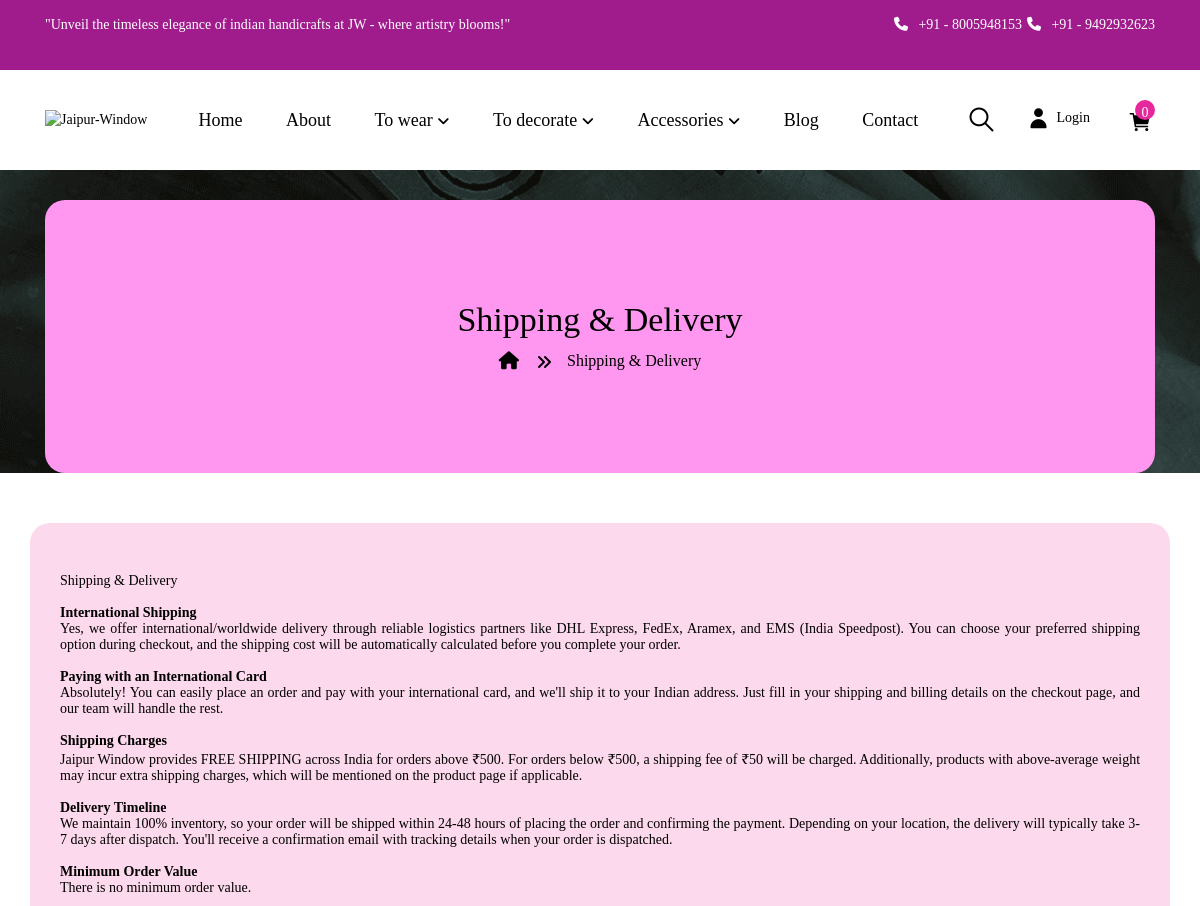
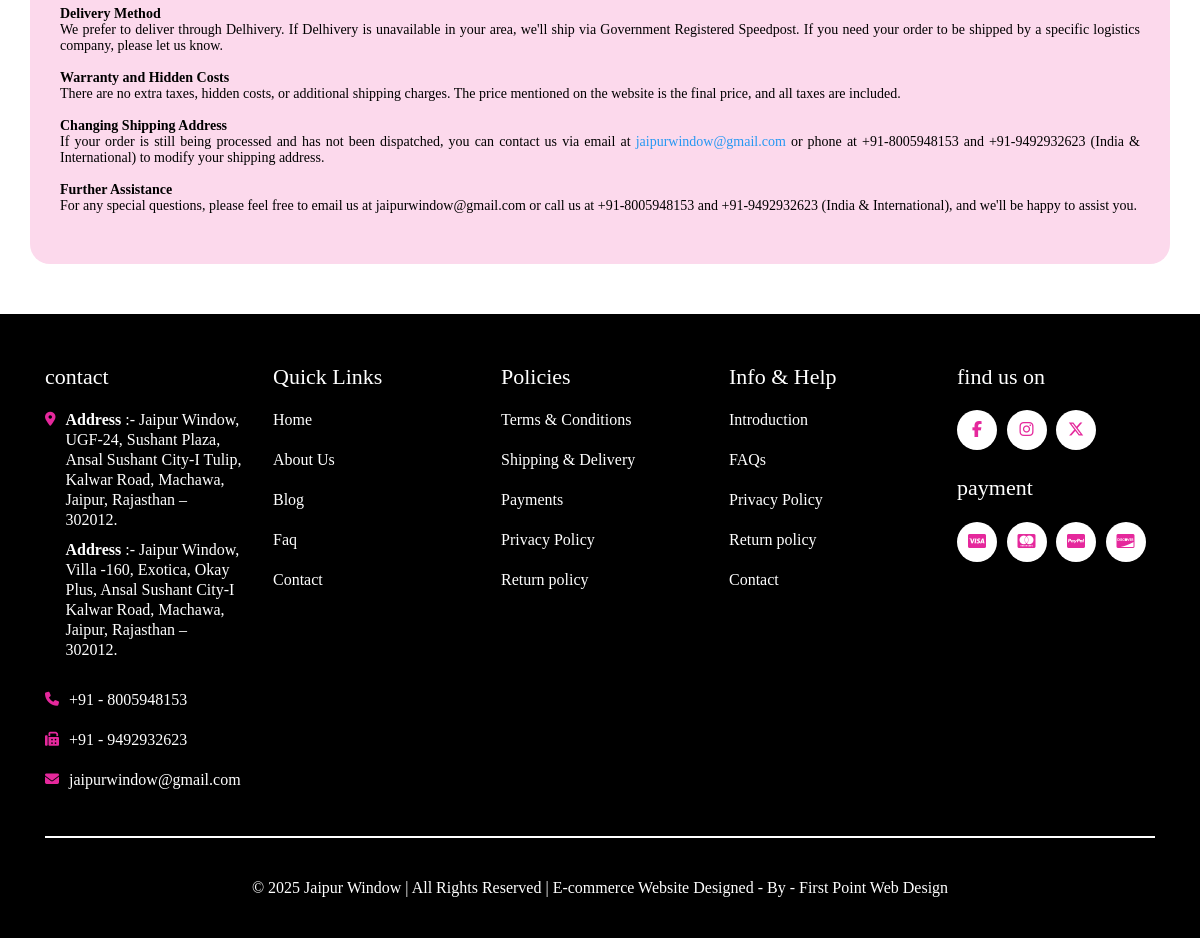
/shipping-delivery.php, run on the app's committed database (2 pictures, top to bottom).
### tables this page shows
CREATE TABLE `tbl_shipping_policy` (
  `id` int(11) NOT NULL,
  `heading` text NOT NULL,
  `content` text NOT NULL,
  `create_at` timestamp NOT NULL DEFAULT current_timestamp() ON UPDATE current_timestamp()
);

CREATE TABLE `tbl_contact` (
  `id` int(11) NOT NULL,
  `heading` text NOT NULL,
  `address` text NOT NULL,
  `phone_no_1` text NOT NULL,
  `phone_no_2` text NOT NULL,
  `email` text NOT NULL,
  `shop_time` text NOT NULL,
  `map_links` text NOT NULL,
  `create_at` timestamp NOT NULL DEFAULT current_timestamp()
);

### shipping-delivery.php (the view, shortened to what this page needs)
<?php
include('./admin/inc/config.php');
$statement = $pdo->prepare("SELECT * FROM tbl_shipping_policy WHERE id=1");
$statement->execute();
$result = $statement->fetchAll(PDO::FETCH_ASSOC);
foreach ($result as $row) {
	$heading = $row['heading'];
	$content = $row['content'];
}
?>
<!DOCTYPE HTML>
<html lang="en-US">
<head>
    <link rel="stylesheet" href="assets/css/bootstrap.min.css">
    <link rel="stylesheet" href="assets/css/owl.carousel.css" type="text/css" media="all" />
    <link rel="stylesheet" href="./assets/cdnjs.cloudflare.com/ajax/libs/font-awesome/6.1.1/css/all.min.css" />
    <link rel="stylesheet" href="assets/fonts/vipodha-font.css" type="text/css" media="all">
    <link rel="stylesheet" href="assets/css/style.css" type="text/css" media="all" />
    <link rel="stylesheet" href="assets/css/mycss.css" type="text/css" media="all" />
    <link rel="stylesheet" href="assets/css/common-page-style.css" type="text/css" media="all" />
    <link rel="stylesheet" href="assets/css/my-cart.css" type="text/css" media="all" />
    <link rel="stylesheet" href="assets/css/vipodha_megamenu.css">
    <link rel="stylesheet" href="https://cdnjs.cloudflare.com/ajax/libs/font-awesome/6.7.2/css/all.min.css" />
</head>
<body class="aboutpage" style="background-image: url(./assets/images/banners/banner-main.jpeg); background-repeat: no-repeat; width: 100%; height: auto;  background-attachment: fixed; background-position: center; overflow-x: hidden !important">
	<?php include('include/header.php'); ?>
	<section>
		<div class="breadcrumb-main">
			<div class="container">
				<div class="breadcrumb-container">
					<h2 class="page-title"><?= $heading; ?></h2>
					<ul class="breadcrumb">
						<li class="breadcrumb-item">
							<a href="index.php">
								<i class="fas fa-home"></i>
							</a>
						</li>
						<li class="breadcrumb-item">
							<a><?= $heading; ?></a>
						</li>
					</ul>
				</div>
			</div>
		</div>
	</section>
	<div class="privacy-section">
		<div class="container">
			<div class="row" style="background-color:  #fcd9ec; border-radius: 20px; padding: 10px 30px;">
				<div id="content" class="col-sm-12  all-blog">
					<div class="information-information">
						<?= $content;  ?>
					</div>
				</div>
			</div>
		</div>
	</div>
	<?php include('include/footer.php'); ?>
    <link href="./assets/cdnjs.cloudflare.com/ajax/libs/animate.css/3.7.2/animate.min.css" rel="stylesheet" />
</body>
</html>

### include/footer.php (shortened to what this page needs)
<footer>
    <div class="container">
        <div class="footer-top">
            <div class="row">
                <div class="col-md-3">
                    <div class="position-footer-left">
                        <h5 class="toggled title">
                            contact
                        </h5>
                        <ul class="list-unstyled">
                            <?php
                            $statement = $pdo->prepare("SELECT * FROM tbl_contact WHERE id=1");
                            $statement->execute();
                            $result = $statement->fetchAll(PDO::FETCH_ASSOC);
                            foreach ($result as $row) {
                                $address = $row['address'];
                                $phone_no_1 = $row['phone_no_1'];
                                $phone_no_2 = $row['phone_no_2'];
                                $email = $row['email'];
                            }
                            ?>
                            <li>
                                <div class="site">
                                    <div class="contact_title"><i class="fa-solid fa-location-dot"></i></div>
                                    <div class="contact_site"><?= $address; ?></div>
                                </div>
                            </li>
                            <li>
                                <div class="phone">
                                    <div class="contact_title"><i class="fa fa-phone"></i></div>
                                    <div class="contact_site"><a href="tel:+91<?= $phone_no_1; ?>" class="contact_site">+91 - <?= $phone_no_1; ?></a></div>
                                </div>
                            </li>
                            <li>
                                <div class="fax">
                                    <div class="contact_title"><i class="fa fa-fax"></i></div>
                                    <div class="contact_site"><a href="tel:+91<?= $phone_no_2; ?>" class="contact_site">+91 - <?= $phone_no_2; ?></a></div>
                                </div>
                            </li>
                            <li>
                                <div class="email">
                                    <div class="contact_title"><i class="fa fa-envelope"></i></div>
                                    <div class="contact_site"><a href="mailto:<?= $email; ?>"
                                            class="contact_site"><?= $email; ?></a></div>
                                </div>
                            </li>
                        </ul>
                    </div>
                </div>
                <div class="col-md-3">
                    <h5 class="toggled">Quick Links</h5>
                    <ul class="list-unstyled">
                        <li><a href="index.php">Home</a></li>
                        <li><a href="about.php">About Us</a></li>
                        <li><a href="blog.php">Blog</a></li>
                         <li><a href="faq.php">Faq </a></li>
                        <li><a href="contact.php">Contact</a></li>
                    </ul>
                </div>
                <div class="col-md-3">
                    <h5 class="toggled">Policies</h5>
                    <ul class="list-unstyled">
                        <li><a href="terms-conditions.php">Terms & Conditions</a></li>
                        <li><a href="shipping-delivery.php">Shipping & Delivery</a></li>
                        <li><a href="payment-info.php">Payments</a></li>
                        <li><a href="privacy-policy.php">Privacy Policy</a></li>
                        <li><a href="return-policy.php">Return policy</a></li>
                    </ul>
                </div>
                <div class="col-md-3">
                    <h5 class="toggled">Info & Help</h5>
                    <ul class="list-unstyled">
                        <li><a href="about.php">Introduction</a></li>
                        <li><a href="index.php#faq">FAQs</a></li>
                        <li><a href="privacy-policy.php">Privacy Policy</a></li>
                        <li><a href="return-policy.php">Return policy</a></li>
                        <li><a href="contact.php">Contact</a></li>
                    </ul>
                </div>
                <div class="col-md-3">
                    <div class="position-footer-right">
                        <div class="follow-link">
                            <h4>find us on</h4>
                            <div class="social-media">
                                <a href=" https://www.facebook.com/JaipurWindow" target="_blank"><i class="fa-brands fa-facebook-f"></i></a>
                                <a href="https://www.instagram.com/JaipurWindow" target="_blank"><i class="fa-brands fa-instagram"></i></a>
                                <a href="https://x.com/jaipurwindow" target="_blank"><i class="fa-brands fa-x-twitter"></i></a>
                            </div>
                        </div>
                        <div class="payment-link">
                            <h4>payment</h4>
                            <div class="payment-method">
                                <a href="#"><i class="fa-brands fa-cc-visa"></i></a>
                                <a href="#"><i class="fa-brands fa-cc-mastercard"></i></a>
                                <a href="#"><i class="fa-brands fa-cc-paypal"></i></a>
                                <a href="#"><i class="fa-brands fa-cc-discover"></i></a>
                            </div>
                        </div>
                    </div>
                </div>
            </div>
        </div>
        <p class="copyright">© <?= date('Y'); ?> Jaipur Window | All Rights Reserved | <a href="https://firstpointwebdesign.com/" target="blank">E-commerce Website Designed </a> - By - <a href="https://firstpointwebdesign.com/" target="blank"> First Point Web Design</a></p>
    </div>
</footer>

### assets/css/style.css (style rules this page uses)
* { padding: 0; margin: 0; }
:root { --primary-color: #000; --primary-hover-color: #a01c8c; --secondary-color: #ffffff; --secondary-light-color: #1b1b1b; --background-color: #efefef; --border-color: #d9d9d9; --dark-primary-color: #e5289c; --pink: #eca5c6; --pink-base: #e5289c; --pink-m-dark: #a01c8c; --pink-light: #ff96ef; --pink-e-light: #ffcaf7; }
body { font-family: langlock; font-weight: 400; color: var(--primary-color); font-size: 14px; line-height: 20px; -webkit-font-smoothing: antialiased; }
h1, h2, h3, h4, h5, h6 { color: var(--primary-color); font-size: 22px; }
p { margin: 0 0 10px; }
.page-title { position: relative; }
footer { border: none; padding-top: 50px; margin-top: 50px; color: var(--secondary-color); background: var(--primary-hover-color); }
.position-footer-right h4, footer h5 { font-size: 22px; font-weight: 500; color: var(--secondary-color); margin: 0 0 10px 0; font-family: "Roboto", sans-serif; position: relative; display: inline-block; }
.position-footer-right div + div { margin-top: 25px; }
.footer-top .col-md-3 { width: 20%; }
.footer-top .position-footer-left ul li > div { display: flex; padding: 10px 0px; }
.contact_title { padding: 0 10px 0 0; }
.contact_site { font-size: 16px; color: var(--secondary-color); text-decoration: none; }
footer a { color: var(--secondary-color); padding: 10px 0; font-size: 16px; display: inline-block; text-decoration: none; }
.payment-method a, .social-media a { padding: 0; background: var(--secondary-color); color: var(--primary-hover-color); height: 40px; width: 40px; line-height: 40px; border-radius: 50%; text-align: center; }
.social-media, .payment-method { margin-top: 10px; }
.payment-method a + a, .social-media a + a { margin: 0 0 0 6px; }
p.copyright { padding: 30px 0; text-align: center; border-top: 2px solid var(--secondary-color); margin: 20px 0 0 0; font-size: 16px; }
.footer-top .contact_site a { padding: 0; }
.breadcrumb-main { text-align: center; padding: 100px 0; margin-bottom: 50px; background: url(assets/images/banners/breadcrumb_img.png); background-size: cover !important; }
.breadcrumb-main .page-title { font-size: 34px; color: var(--secondary-color); text-shadow: none; margin-bottom: 10px; }
.breadcrumb { margin: 0; padding: 0; border: none; background: transparent; border-radius: 0; justify-content: center; }
.breadcrumb > li a i { height: auto; width: auto; line-height: initial; font-size: 18px; margin-right: 7px; background: transparent; color: var(--secondary-color); }
.breadcrumb a { position: relative; font-size: 16px; color: var(--secondary-color); }
.breadcrumb > li + li { padding: 0 0 0 10px; }
.breadcrumb > li:last-child a { color: var(--secondary-color); }
.breadcrumb li + li a::before { content: "\f101"; font-family: "FontAwesome"; padding: 0 15px 0 0; color: var(--secondary-color); font-size: 16px; vertical-align: middle; display: inline-block; }
#content { min-height: auto; padding: 40px 0; }
.container { padding-left: 15px; padding-right: 15px; }
.row > * { padding-left: 15px; padding-right: 15px; }
.row { margin-left: -15px; margin-right: -15px; }

### assets/css/mycss.css (style rules this page uses)
body { overflow-y: scroll; }
#content { margin-bottom: 0 !important; }
footer { border: none; padding-top: 50px; margin-top: 50px; color: var(--secondary-color); background: var(--primary-color); }
footer i { color: var(--dark-primary-color); }
.page-title { margin-bottom: -15px; }
h1, h2, h3, h4, h5, h6, p { font-family: langlock !important; }
.block_box h3, p { font-family: langlock !important; }

### assets/css/common-page-style.css (style rules this page uses)
.breadcrumb-container { background-color: var(--pink-light); padding: 100px 0; border-radius: 20px; }
.breadcrumb-container .page-title { color: black; }
.breadcrumb-container .fa-home { color: black; }
.breadcrumb-item a { color: black !important; }
.breadcrumb-item a::before { color: black !important; }
.breadcrumb-main { padding: 0; padding-top: 30px; }

### data on the page
tbl_shipping_policy: heading "Shipping & Delivery", content "Shipping & Delivery International Shipping Yes, we offer international/worldwide delivery through reliable logistics partners like DHL Express, FedEx, Aramex, and EMS (India Speedpost). You can choose your preferred shipping option during checkout, and the shipping cost will be automatically calculated before you complete your order. Paying with an International Card Absolutely! You can easily place an order and pay with your international card, and we'll ship it to your Indian address. Just fill in your shipping and billing details on the checkout page, and our team will handle the rest. Shipping Charges Jaipur Window provides FREE SHIPPING across India for orders above ₹ 500. For orders…"
tbl_contact: address "Address :- Jaipur Window, UGF-24, Sushant Plaza, Ansal Sushant City-I Tulip, Kalwar Road, Machawa, Jaipur, Rajasthan – 302012. Address :- Jaipur Window, Villa -160, Exotica, Okay Plus, Ansal Sushant City-I Kalwar Road, Machawa, Jaipur, Rajasthan – 302012.", phone_no_1 "8005948153", phone_no_2 "9492932623", email "jaipurwindow@gmail.com"

### other printed values
$total_items "0"
